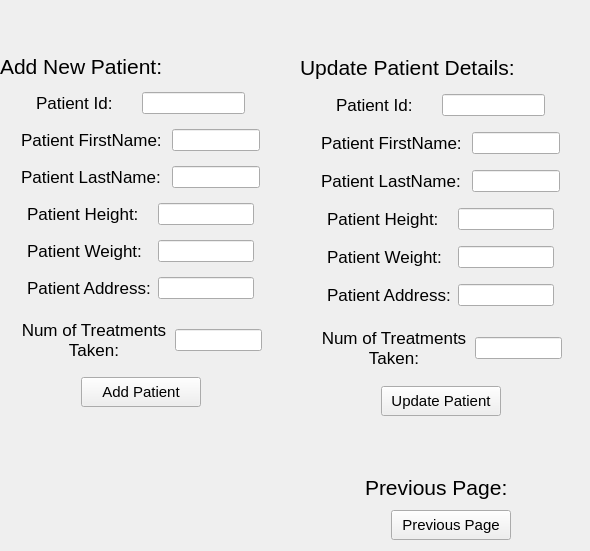
   <widget class="QWidget" name="Patients2">
    <widget class="QWidget" name="layoutWidget_2">
     <property name="geometry">
      <rect>
       <x>340</x>
       <y>470</y>
       <width>221</width>
       <height>72</height>
      </rect>
     </property>
     <layout class="QVBoxLayout" name="verticalLayout_9">
      <item>
       <layout class="QHBoxLayout" name="horizontalLayout_20">
        <item>
         <spacer name="horizontalSpacer_33">
          <property name="orientation">
           <enum>Qt::Horizontal</enum>
          </property>
          <property name="sizeHint" stdset="0">
           <size>
            <width>40</width>
            <height>20</height>
           </size>
          </property>
         </spacer>
        </item>
        <item>
         <widget class="QLabel" name="label_12">
          <property name="minimumSize">
           <size>
            <width>170</width>
            <height>30</height>
           </size>
          </property>
          <property name="maximumSize">
           <size>
            <width>170</width>
            <height>30</height>
           </size>
          </property>
          <property name="font">
           <font>
            <pointsize>16</pointsize>
           </font>
          </property>
          <property name="text">
           <string>Previous Page:</string>
          </property>
         </widget>
        </item>
        <item>
         <spacer name="horizontalSpacer_34">
          <property name="orientation">
           <enum>Qt::Horizontal</enum>
          </property>
          <property name="sizeHint" stdset="0">
           <size>
            <width>40</width>
            <height>20</height>
           </size>
          </property>
         </spacer>
        </item>
       </layout>
      </item>
      <item>
       <layout class="QHBoxLayout" name="horizontalLayout_21">
        <item>
         <spacer name="horizontalSpacer_35">
          <property name="orientation">
           <enum>Qt::Horizontal</enum>
          </property>
          <property name="sizeHint" stdset="0">
           <size>
            <width>40</width>
            <height>20</height>
           </size>
          </property>
         </spacer>
        </item>
        <item>
         <widget class="QPushButton" name="Previous_Page_Button_Patients2">
          <property name="minimumSize">
           <size>
            <width>120</width>
            <height>30</height>
           </size>
          </property>
          <property name="maximumSize">
           <size>
            <width>120</width>
            <height>30</height>
           </size>
          </property>
          <property name="font">
           <font>
            <pointsize>11</pointsize>
           </font>
          </property>
          <property name="text">
           <string>Previous Page</string>
          </property>
         </widget>
        </item>
        <item>
         <spacer name="horizontalSpacer_36">
          <property name="orientation">
           <enum>Qt::Horizontal</enum>
          </property>
          <property name="sizeHint" stdset="0">
           <size>
            <width>40</width>
            <height>20</height>
           </size>
          </property>
         </spacer>
        </item>
       </layout>
      </item>
     </layout>
    </widget>
    <widget class="QWidget" name="layoutWidget_3">
     <property name="geometry">
      <rect>
       <x>300</x>
       <y>50</y>
       <width>281</width>
       <height>368</height>
      </rect>
     </property>
     <layout class="QVBoxLayout" name="verticalLayout_11">
      <item>
       <layout class="QHBoxLayout" name="horizontalLayout_31">
        <item>
         <widget class="QLabel" name="label_21">
          <property name="minimumSize">
           <size>
            <width>220</width>
            <height>30</height>
           </size>
          </property>
          <property name="maximumSize">
           <size>
            <width>220</width>
            <height>30</height>
           </size>
          </property>
          <property name="font">
           <font>
            <pointsize>16</pointsize>
           </font>
          </property>
          <property name="text">
           <string>Update Patient Details:</string>
          </property>
         </widget>
        </item>
        <item>
         <spacer name="horizontalSpacer_54">
          <property name="orientation">
           <enum>Qt::Horizontal</enum>
          </property>
          <property name="sizeHint" stdset="0">
           <size>
            <width>40</width>
            <height>20</height>
           </size>
          </property>
         </spacer>
        </item>
       </layout>
      </item>
      <item>
       <layout class="QHBoxLayout" name="horizontalLayout_32">
        <item>
         <spacer name="horizontalSpacer_55">
          <property name="orientation">
           <enum>Qt::Horizontal</enum>
          </property>
          <property name="sizeHint" stdset="0">
           <size>
            <width>40</width>
            <height>20</height>
           </size>
          </property>
         </spacer>
        </item>
        <item>
         <widget class="QLabel" name="label_22">
          <property name="minimumSize">
           <size>
            <width>100</width>
            <height>30</height>
           </size>
          </property>
          <property name="maximumSize">
           <size>
            <width>100</width>
            <height>30</height>
           </size>
          </property>
          <property name="font">
           <font>
            <pointsize>13</pointsize>
           </font>
          </property>
          <property name="text">
           <string>Patient Id:</string>
          </property>
         </widget>
        </item>
        <item>
         <widget class="QLineEdit" name="Update_Patient_Id"/>
        </item>
        <item>
         <spacer name="horizontalSpacer_56">
          <property name="orientation">
           <enum>Qt::Horizontal</enum>
          </property>
          <property name="sizeHint" stdset="0">
           <size>
            <width>40</width>
            <height>20</height>
           </size>
          </property>
         </spacer>
        </item>
       </layout>
      </item>
      <item>
       <layout class="QHBoxLayout" name="horizontalLayout_33">
        <item>
         <spacer name="horizontalSpacer_57">
          <property name="orientation">
           <enum>Qt::Horizontal</enum>
          </property>
          <property name="sizeHint" stdset="0">
           <size>
            <width>40</width>
            <height>20</height>
           </size>
          </property>
         </spacer>
        </item>
        <item>
         <widget class="QLabel" name="label_23">
          <property name="minimumSize">
           <size>
            <width>145</width>
            <height>30</height>
           </size>
          </property>
          <property name="maximumSize">
           <size>
            <width>145</width>
            <height>30</height>
           </size>
          </property>
          <property name="font">
           <font>
            <pointsize>13</pointsize>
           </font>
          </property>
          <property name="text">
           <string>Patient FirstName:</string>
          </property>
         </widget>
        </item>
        <item>
         <widget class="QLineEdit" name="Update_Patient_FirstName"/>
        </item>
        <item>
         <spacer name="horizontalSpacer_58">
          <property name="orientation">
           <enum>Qt::Horizontal</enum>
          </property>
          <property name="sizeHint" stdset="0">
           <size>
            <width>40</width>
            <height>20</height>
           </size>
          </property>
         </spacer>
        </item>
       </layout>
      </item>
      <item>
       <layout class="QHBoxLayout" name="horizontalLayout_34">
        <item>
         <spacer name="horizontalSpacer_59">
          <property name="orientation">
           <enum>Qt::Horizontal</enum>
          </property>
          <property name="sizeHint" stdset="0">
           <size>
            <width>40</width>
            <height>20</height>
           </size>
          </property>
         </spacer>
        </item>
        <item>
         <widget class="QLabel" name="label_24">
          <property name="minimumSize">
           <size>
            <width>145</width>
            <height>30</height>
           </size>
          </property>
          <property name="maximumSize">
           <size>
            <width>145</width>
            <height>30</height>
           </size>
          </property>
          <property name="font">
           <font>
            <pointsize>13</pointsize>
           </font>
          </property>
          <property name="text">
           <string>Patient LastName:</string>
          </property>
         </widget>
        </item>
        <item>
         <widget class="QLineEdit" name="Update_Patient_LastName"/>
        </item>
        <item>
         <spacer name="horizontalSpacer_60">
          <property name="orientation">
           <enum>Qt::Horizontal</enum>
          </property>
          <property name="sizeHint" stdset="0">
           <size>
            <width>40</width>
            <height>20</height>
           </size>
          </property>
         </spacer>
        </item>
       </layout>
      </item>
      <item>
       <layout class="QHBoxLayout" name="horizontalLayout_35">
        <item>
         <spacer name="horizontalSpacer_61">
          <property name="orientation">
           <enum>Qt::Horizontal</enum>
          </property>
          <property name="sizeHint" stdset="0">
           <size>
            <width>40</width>
            <height>20</height>
           </size>
          </property>
         </spacer>
        </item>
        <item>
         <widget class="QLabel" name="label_25">
          <property name="minimumSize">
           <size>
            <width>125</width>
            <height>30</height>
           </size>
          </property>
          <property name="maximumSize">
           <size>
            <width>125</width>
            <height>30</height>
           </size>
          </property>
          <property name="font">
           <font>
            <pointsize>13</pointsize>
           </font>
          </property>
          <property name="text">
           <string>Patient Height:</string>
          </property>
         </widget>
        </item>
        <item>
         <widget class="QLineEdit" name="Update_Patient_Height"/>
        </item>
        <item>
         <spacer name="horizontalSpacer_62">
          <property name="orientation">
           <enum>Qt::Horizontal</enum>
          </property>
          <property name="sizeHint" stdset="0">
           <size>
            <width>40</width>
            <height>20</height>
           </size>
          </property>
         </spacer>
        </item>
       </layout>
      </item>
      <item>
       <layout class="QHBoxLayout" name="horizontalLayout_36">
        <item>
         <spacer name="horizontalSpacer_63">
          <property name="orientation">
           <enum>Qt::Horizontal</enum>
          </property>
          <property name="sizeHint" stdset="0">
           <size>
            <width>40</width>
            <height>20</height>
           </size>
          </property>
         </spacer>
        </item>
        <item>
         <widget class="QLabel" name="label_26">
          <property name="minimumSize">
           <size>
            <width>125</width>
            <height>30</height>
           </size>
          </property>
          <property name="maximumSize">
           <size>
            <width>125</width>
            <height>30</height>
           </size>
          </property>
          <property name="font">
           <font>
            <pointsize>13</pointsize>
           </font>
          </property>
          <property name="text">
           <string>Patient Weight:</string>
          </property>
         </widget>
        </item>
        <item>
         <widget class="QLineEdit" name="Update_Patient_Weight"/>
        </item>
        <item>
         <spacer name="horizontalSpacer_64">
          <property name="orientation">
           <enum>Qt::Horizontal</enum>
          </property>
          <property name="sizeHint" stdset="0">
           <size>
            <width>40</width>
            <height>20</height>
           </size>
          </property>
         </spacer>
        </item>
       </layout>
      </item>
      <item>
       <layout class="QHBoxLayout" name="horizontalLayout_37">
        <item>
         <spacer name="horizontalSpacer_65">
          <property name="orientation">
           <enum>Qt::Horizontal</enum>
          </property>
          <property name="sizeHint" stdset="0">
           <size>
            <width>40</width>
            <height>20</height>
           </size>
          </property>
         </spacer>
        </item>
        <item>
         <widget class="QLabel" name="label_27">
          <property name="minimumSize">
           <size>
            <width>125</width>
            <height>30</height>
           </size>
          </property>
          <property name="maximumSize">
           <size>
            <width>125</width>
            <height>30</height>
           </size>
          </property>
          <property name="font">
           <font>
            <pointsize>13</pointsize>
           </font>
          </property>
          <property name="text">
           <string>Patient Address:</string>
          </property>
         </widget>
        </item>
        <item>
         <widget class="QLineEdit" name="Update_Patient_Address"/>
        </item>
        <item>
         <spacer name="horizontalSpacer_66">
          <property name="orientation">
           <enum>Qt::Horizontal</enum>
          </property>
          <property name="sizeHint" stdset="0">
           <size>
            <width>40</width>
            <height>20</height>
           </size>
          </property>
         </spacer>
        </item>
       </layout>
      </item>
      <item>
       <layout class="QHBoxLayout" name="horizontalLayout_38">
        <item>
         <spacer name="horizontalSpacer_67">
          <property name="orientation">
           <enum>Qt::Horizontal</enum>
          </property>
          <property name="sizeHint" stdset="0">
           <size>
            <width>40</width>
            <height>20</height>
           </size>
          </property>
         </spacer>
        </item>
        <item>
         <widget class="QLabel" name="label_28">
          <property name="minimumSize">
           <size>
            <width>150</width>
            <height>60</height>
           </size>
          </property>
          <property name="maximumSize">
           <size>
            <width>150</width>
            <height>60</height>
           </size>
          </property>
          <property name="font">
           <font>
            <pointsize>13</pointsize>
           </font>
          </property>
          <property name="text">
           <string>Num of Treatments Taken:</string>
          </property>
          <property name="alignment">
           <set>Qt::AlignCenter</set>
          </property>
          <property name="wordWrap">
           <bool>true</bool>
          </property>
         </widget>
        </item>
        <item>
         <widget class="QLineEdit" name="Update_Num_Of_Treatments"/>
        </item>
        <item>
         <spacer name="horizontalSpacer_68">
          <property name="orientation">
           <enum>Qt::Horizontal</enum>
          </property>
          <property name="sizeHint" stdset="0">
           <size>
            <width>40</width>
            <height>20</height>
           </size>
          </property>
         </spacer>
        </item>
       </layout>
      </item>
      <item>
       <layout class="QHBoxLayout" name="horizontalLayout_39">
        <item>
         <spacer name="horizontalSpacer_69">
          <property name="orientation">
           <enum>Qt::Horizontal</enum>
          </property>
          <property name="sizeHint" stdset="0">
           <size>
            <width>40</width>
            <height>20</height>
           </size>
          </property>
         </spacer>
        </item>
        <item>
         <widget class="QPushButton" name="Update_Patient_Button">
          <property name="minimumSize">
           <size>
            <width>120</width>
            <height>30</height>
           </size>
          </property>
          <property name="maximumSize">
           <size>
            <width>120</width>
            <height>30</height>
           </size>
          </property>
          <property name="font">
           <font>
            <pointsize>11</pointsize>
           </font>
          </property>
          <property name="text">
           <string>Update Patient</string>
          </property>
         </widget>
        </item>
        <item>
         <spacer name="horizontalSpacer_70">
          <property name="orientation">
           <enum>Qt::Horizontal</enum>
          </property>
          <property name="sizeHint" stdset="0">
           <size>
            <width>40</width>
            <height>20</height>
           </size>
          </property>
         </spacer>
        </item>
       </layout>
      </item>
     </layout>
    </widget>
    <widget class="QWidget" name="">
     <property name="geometry">
      <rect>
       <x>0</x>
       <y>50</y>
       <width>281</width>
       <height>361</height>
      </rect>
     </property>
     <layout class="QVBoxLayout" name="verticalLayout_10">
      <item>
       <layout class="QHBoxLayout" name="horizontalLayout_22">
        <item>
         <widget class="QLabel" name="label_13">
          <property name="minimumSize">
           <size>
            <width>170</width>
            <height>30</height>
           </size>
          </property>
          <property name="maximumSize">
           <size>
            <width>170</width>
            <height>30</height>
           </size>
          </property>
          <property name="font">
           <font>
            <pointsize>16</pointsize>
           </font>
          </property>
          <property name="text">
           <string>Add New Patient:</string>
          </property>
         </widget>
        </item>
        <item>
         <spacer name="horizontalSpacer_37">
          <property name="orientation">
           <enum>Qt::Horizontal</enum>
          </property>
          <property name="sizeHint" stdset="0">
           <size>
            <width>40</width>
            <height>20</height>
           </size>
          </property>
         </spacer>
        </item>
       </layout>
      </item>
      <item>
       <layout class="QHBoxLayout" name="horizontalLayout_23">
        <item>
         <spacer name="horizontalSpacer_38">
          <property name="orientation">
           <enum>Qt::Horizontal</enum>
          </property>
          <property name="sizeHint" stdset="0">
           <size>
            <width>40</width>
            <height>20</height>
           </size>
          </property>
         </spacer>
        </item>
        <item>
         <widget class="QLabel" name="label_14">
          <property name="minimumSize">
           <size>
            <width>100</width>
            <height>30</height>
           </size>
          </property>
          <property name="maximumSize">
           <size>
            <width>100</width>
            <height>30</height>
           </size>
          </property>
          <property name="font">
           <font>
            <pointsize>13</pointsize>
           </font>
          </property>
          <property name="text">
           <string>Patient Id:</string>
          </property>
         </widget>
        </item>
        <item>
         <widget class="QLineEdit" name="Add_Patient_Id"/>
        </item>
        <item>
         <spacer name="horizontalSpacer_51">
          <property name="orientation">
           <enum>Qt::Horizontal</enum>
          </property>
          <property name="sizeHint" stdset="0">
           <size>
            <width>40</width>
            <height>20</height>
           </size>
          </property>
         </spacer>
        </item>
       </layout>
      </item>
      <item>
       <layout class="QHBoxLayout" name="horizontalLayout_24">
        <item>
         <spacer name="horizontalSpacer_39">
          <property name="orientation">
           <enum>Qt::Horizontal</enum>
          </property>
          <property name="sizeHint" stdset="0">
           <size>
            <width>40</width>
            <height>20</height>
           </size>
          </property>
         </spacer>
        </item>
        <item>
         <widget class="QLabel" name="label_15">
          <property name="minimumSize">
           <size>
            <width>145</width>
            <height>30</height>
           </size>
          </property>
          <property name="maximumSize">
           <size>
            <width>145</width>
            <height>30</height>
           </size>
          </property>
          <property name="font">
           <font>
            <pointsize>13</pointsize>
           </font>
          </property>
          <property name="text">
           <string>Patient FirstName:</string>
          </property>
         </widget>
        </item>
        <item>
         <widget class="QLineEdit" name="Add_Patient__FirstName"/>
        </item>
        <item>
         <spacer name="horizontalSpacer_50">
          <property name="orientation">
           <enum>Qt::Horizontal</enum>
          </property>
          <property name="sizeHint" stdset="0">
           <size>
            <width>40</width>
            <height>20</height>
           </size>
          </property>
         </spacer>
        </item>
       </layout>
      </item>
      <item>
       <layout class="QHBoxLayout" name="horizontalLayout_25">
        <item>
         <spacer name="horizontalSpacer_40">
          <property name="orientation">
           <enum>Qt::Horizontal</enum>
          </property>
          <property name="sizeHint" stdset="0">
           <size>
            <width>40</width>
            <height>20</height>
           </size>
          </property>
         </spacer>
        </item>
        <item>
         <widget class="QLabel" name="label_16">
          <property name="minimumSize">
           <size>
            <width>145</width>
            <height>30</height>
           </size>
          </property>
          <property name="maximumSize">
           <size>
            <width>145</width>
            <height>30</height>
           </size>
          </property>
          <property name="font">
           <font>
            <pointsize>13</pointsize>
           </font>
          </property>
          <property name="text">
           <string>Patient LastName:</string>
          </property>
         </widget>
        </item>
        <item>
         <widget class="QLineEdit" name="Add_Patient_LastName"/>
        </item>
        <item>
         <spacer name="horizontalSpacer_49">
          <property name="orientation">
           <enum>Qt::Horizontal</enum>
          </property>
          <property name="sizeHint" stdset="0">
           <size>
            <width>40</width>
            <height>20</height>
           </size>
          </property>
         </spacer>
        </item>
       </layout>
      </item>
      <item>
       <layout class="QHBoxLayout" name="horizontalLayout_26">
        <item>
         <spacer name="horizontalSpacer_41">
          <property name="orientation">
           <enum>Qt::Horizontal</enum>
          </property>
          <property name="sizeHint" stdset="0">
           <size>
            <width>40</width>
            <height>20</height>
           </size>
          </property>
         </spacer>
        </item>
        <item>
         <widget class="QLabel" name="label_17">
          <property name="minimumSize">
           <size>
            <width>125</width>
            <height>30</height>
           </size>
          </property>
          <property name="maximumSize">
           <size>
            <width>125</width>
            <height>30</height>
           </size>
          </property>
          <property name="font">
           <font>
            <pointsize>13</pointsize>
           </font>
          </property>
          <property name="text">
           <string>Patient Height:</string>
          </property>
         </widget>
        </item>
        <item>
         <widget class="QLineEdit" name="Add_Patient_Height"/>
        </item>
        <item>
         <spacer name="horizontalSpacer_48">
          <property name="orientation">
           <enum>Qt::Horizontal</enum>
          </property>
          <property name="sizeHint" stdset="0">
           <size>
            <width>40</width>
            <height>20</height>
           </size>
          </property>
         </spacer>
        </item>
       </layout>
      </item>
      <item>
       <layout class="QHBoxLayout" name="horizontalLayout_27">
        <item>
         <spacer name="horizontalSpacer_42">
          <property name="orientation">
           <enum>Qt::Horizontal</enum>
          </property>
          <property name="sizeHint" stdset="0">
           <size>
            <width>40</width>
            <height>20</height>
           </size>
          </property>
         </spacer>
        </item>
        <item>
         <widget class="QLabel" name="label_18">
          <property name="minimumSize">
           <size>
            <width>125</width>
            <height>30</height>
           </size>
          </property>
          <property name="maximumSize">
           <size>
            <width>125</width>
            <height>30</height>
           </size>
          </property>
          <property name="font">
           <font>
            <pointsize>13</pointsize>
           </font>
          </property>
          <property name="text">
           <string>Patient Weight:</string>
          </property>
         </widget>
        </item>
        <item>
         <widget class="QLineEdit" name="Add_Patient_Weight"/>
        </item>
        <item>
         <spacer name="horizontalSpacer_47">
          <property name="orientation">
           <enum>Qt::Horizontal</enum>
          </property>
          <property name="sizeHint" stdset="0">
           <size>
            <width>40</width>
            <height>20</height>
           </size>
          </property>
         </spacer>
        </item>
       </layout>
      </item>
      <item>
       <layout class="QHBoxLayout" name="horizontalLayout_28">
        <item>
         <spacer name="horizontalSpacer_43">
          <property name="orientation">
           <enum>Qt::Horizontal</enum>
          </property>
          <property name="sizeHint" stdset="0">
           <size>
            <width>40</width>
            <height>20</height>
           </size>
          </property>
         </spacer>
        </item>
        <item>
         <widget class="QLabel" name="label_19">
          <property name="minimumSize">
           <size>
            <width>125</width>
            <height>30</height>
           </size>
          </property>
          <property name="maximumSize">
           <size>
            <width>125</width>
            <height>30</height>
           </size>
          </property>
          <property name="font">
           <font>
            <pointsize>13</pointsize>
           </font>
          </property>
          <property name="text">
           <string>Patient Address:</string>
          </property>
         </widget>
        </item>
        <item>
         <widget class="QLineEdit" name="Add_Patient_Address"/>
        </item>
        <item>
         <spacer name="horizontalSpacer_46">
          <property name="orientation">
           <enum>Qt::Horizontal</enum>
          </property>
          <property name="sizeHint" stdset="0">
           <size>
            <width>40</width>
            <height>20</height>
           </size>
          </property>
         </spacer>
        </item>
       </layout>
      </item>
      <item>
       <layout class="QHBoxLayout" name="horizontalLayout_29">
        <item>
         <spacer name="horizontalSpacer_44">
          <property name="orientation">
           <enum>Qt::Horizontal</enum>
          </property>
          <property name="sizeHint" stdset="0">
           <size>
            <width>40</width>
            <height>20</height>
           </size>
          </property>
         </spacer>
        </item>
        <item>
         <widget class="QLabel" name="label_20">
          <property name="minimumSize">
           <size>
            <width>150</width>
            <height>60</height>
           </size>
          </property>
          <property name="maximumSize">
           <size>
            <width>150</width>
            <height>60</height>
           </size>
          </property>
          <property name="font">
           <font>
            <pointsize>13</pointsize>
           </font>
          </property>
          <property name="text">
           <string>Num of Treatments Taken:</string>
          </property>
          <property name="alignment">
           <set>Qt::AlignCenter</set>
          </property>
          <property name="wordWrap">
           <bool>true</bool>
          </property>
         </widget>
        </item>
        <item>
         <widget class="QLineEdit" name="Add_Num_Of_treat"/>
        </item>
        <item>
         <spacer name="horizontalSpacer_45">
          <property name="orientation">
           <enum>Qt::Horizontal</enum>
          </property>
          <property name="sizeHint" stdset="0">
           <size>
            <width>40</width>
            <height>20</height>
           </size>
          </property>
         </spacer>
        </item>
       </layout>
      </item>
      <item>
       <layout class="QHBoxLayout" name="horizontalLayout_30">
        <item>
         <spacer name="horizontalSpacer_52">
          <property name="orientation">
           <enum>Qt::Horizontal</enum>
          </property>
          <property name="sizeHint" stdset="0">
           <size>
            <width>40</width>
            <height>20</height>
           </size>
          </property>
         </spacer>
        </item>
        <item>
         <widget class="QPushButton" name="Add_Patient_Button">
          <property name="minimumSize">
           <size>
            <width>120</width>
            <height>30</height>
           </size>
          </property>
          <property name="maximumSize">
           <size>
            <width>120</width>
            <height>30</height>
           </size>
          </property>
          <property name="font">
           <font>
            <pointsize>11</pointsize>
           </font>
          </property>
          <property name="text">
           <string>Add Patient</string>
          </property>
         </widget>
        </item>
        <item>
         <spacer name="horizontalSpacer_53">
          <property name="orientation">
           <enum>Qt::Horizontal</enum>
          </property>
          <property name="sizeHint" stdset="0">
           <size>
            <width>40</width>
            <height>20</height>
           </size>
          </property>
         </spacer>
        </item>
       </layout>
      </item>
     </layout>
    </widget>
   </widget>
